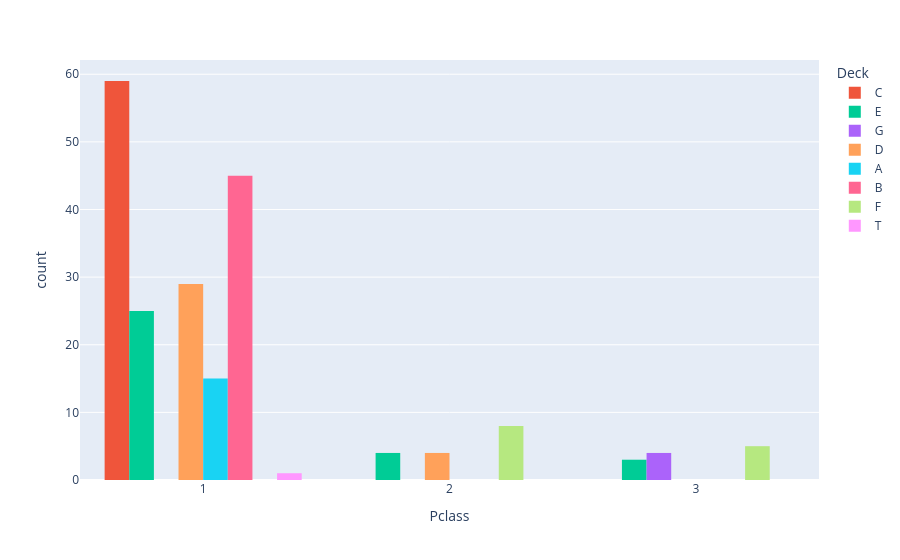

The notebook cell saved with this chart:
### Markdown cell above
## Deck distribution among classes

### Code cell
px.histogram(df,x='Pclass',color='Deck',barmode='group')

### Figure 1 — Plotly figure (JSON) as saved in the notebook; plotly's stock layout.template omitted (floating-point values rounded to 4 significant figures)
{"data": [{"alignmentgroup": "True", "bingroup": "x", "hovertemplate": "Deck=C<br>Pclass=%{x}<br>count=%{y}<extra></extra>", "legendgroup": "C", "marker": {"color": "#EF553B", "pattern": {"shape": ""}}, "name": "C", "offsetgroup": "C", "orientation": "v", "showlegend": true, "type": "histogram", "x": [1, 1, 1, 1, 1, 1, 1, 1, 1, 1, 1, 1, 1, 1, 1, 1, 1, 1, 1, 1, 1, 1, 1, 1, 1, 1, 1, 1, 1, 1, 1, 1, 1, 1, 1, 1, 1, 1, 1, 1, 1, 1, 1, 1, 1, 1, 1, 1, 1, 1, 1, 1, 1, 1, 1, 1, 1, 1, 1], "xaxis": "x", "yaxis": "y"}, {"alignmentgroup": "True", "bingroup": "x", "hovertemplate": "Deck=E<br>Pclass=%{x}<br>count=%{y}<extra></extra>", "legendgroup": "E", "marker": {"color": "#00cc96", "pattern": {"shape": ""}}, "name": "E", "offsetgroup": "E", "orientation": "v", "showlegend": true, "type": "histogram", "x": [1, 1, 2, 1, 1, 2, 1, 1, 1, 1, 1, 3, 1, 1, 1, 1, 1, 1, 1, 1, 1, 1, 1, 1, 2, 1, 3, 2, 1, 3, 1, 1], "xaxis": "x", "yaxis": "y"}, {"alignmentgroup": "True", "bingroup": "x", "hovertemplate": "Deck=G<br>Pclass=%{x}<br>count=%{y}<extra></extra>", "legendgroup": "G", "marker": {"color": "#ab63fa", "pattern": {"shape": ""}}, "name": "G", "offsetgroup": "G", "orientation": "v", "showlegend": true, "type": "histogram", "x": [3, 3, 3, 3], "xaxis": "x", "yaxis": "y"}, {"alignmentgroup": "True", "bingroup": "x", "hovertemplate": "Deck=D<br>Pclass=%{x}<br>count=%{y}<extra></extra>", "legendgroup": "D", "marker": {"color": "#FFA15A", "pattern": {"shape": ""}}, "name": "D", "offsetgroup": "D", "orientation": "v", "showlegend": true, "type": "histogram", "x": [2, 1, 1, 1, 1, 1, 1, 1, 1, 1, 2, 2, 1, 1, 1, 2, 1, 1, 1, 1, 1, 1, 1, 1, 1, 1, 1, 1, 1, 1, 1, 1, 1], "xaxis": "x", "yaxis": "y"}, {"alignmentgroup": "True", "bingroup": "x", "hovertemplate": "Deck=A<br>Pclass=%{x}<br>count=%{y}<extra></extra>", "legendgroup": "A", "marker": {"color": "#19d3f3", "pattern": {"shape": ""}}, "name": "A", "offsetgroup": "A", "orientation": "v", "showlegend": true, "type": "histogram", "x": [1, 1, 1, 1, 1, 1, 1, 1, 1, 1, 1, 1, 1, 1, 1], "xaxis": "x", "yaxis": "y"}, {"alignmentgroup": "True", "bingroup": "x", "hovertemplate": "Deck=B<br>Pclass=%{x}<br>count=%{y}<extra></extra>", "legendgroup": "B", "marker": {"color": "#FF6692", "pattern": {"shape": ""}}, "name": "B", "offsetgroup": "B", "orientation": "v", "showlegend": true, "type": "histogram", "x": [1, 1, 1, 1, 1, 1, 1, 1, 1, 1, 1, 1, 1, 1, 1, 1, 1, 1, 1, 1, 1, 1, 1, 1, 1, 1, 1, 1, 1, 1, 1, 1, 1, 1, 1, 1, 1, 1, 1, 1, 1, 1, 1, 1, 1], "xaxis": "x", "yaxis": "y"}, {"alignmentgroup": "True", "bingroup": "x", "hovertemplate": "Deck=F<br>Pclass=%{x}<br>count=%{y}<extra></extra>", "legendgroup": "F", "marker": {"color": "#B6E880", "pattern": {"shape": ""}}, "name": "F", "offsetgroup": "F", "orientation": "v", "showlegend": true, "type": "histogram", "x": [2, 3, 3, 2, 2, 2, 2, 2, 2, 2, 3, 3, 3], "xaxis": "x", "yaxis": "y"}, {"alignmentgroup": "True", "bingroup": "x", "hovertemplate": "Deck=T<br>Pclass=%{x}<br>count=%{y}<extra></extra>", "legendgroup": "T", "marker": {"color": "#FF97FF", "pattern": {"shape": ""}}, "name": "T", "offsetgroup": "T", "orientation": "v", "showlegend": true, "type": "histogram", "x": [1], "xaxis": "x", "yaxis": "y"}], "layout": {"barmode": "group", "legend": {"title": {"text": "Deck"}, "tracegroupgap": 0}, "margin": {"t": 60}, "xaxis": {"anchor": "y", "domain": [0, 1], "title": {"text": "Pclass"}}, "yaxis": {"anchor": "x", "domain": [0, 1], "title": {"text": "count"}}}}
